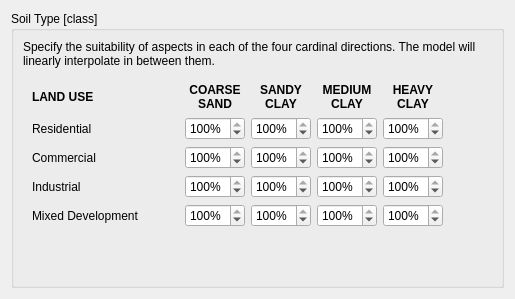
                      <widget class="QWidget" name="page_6">
                       <layout class="QVBoxLayout" name="verticalLayout_20">
                        <item>
                         <widget class="QGroupBox" name="soil_box">
                          <property name="title">
                           <string>Soil Type [class]</string>
                          </property>
                          <layout class="QVBoxLayout" name="verticalLayout_32">
                           <item>
                            <widget class="QLabel" name="soil_descr">
                             <property name="text">
                              <string>Specify the suitability of aspects in each of the four cardinal directions. The model will linearly interpolate in between them.</string>
                             </property>
                             <property name="wordWrap">
                              <bool>true</bool>
                             </property>
                            </widget>
                           </item>
                           <item>
                            <widget class="QWidget" name="soil_widget" native="true">
                             <layout class="QGridLayout" name="gridLayout_17">
                              <item row="2" column="5">
                               <widget class="QSpinBox" name="soil_res_heavyclay">
                                <property name="minimumSize">
                                 <size>
                                  <width>60</width>
                                  <height>0</height>
                                 </size>
                                </property>
                                <property name="maximumSize">
                                 <size>
                                  <width>60</width>
                                  <height>16777215</height>
                                 </size>
                                </property>
                                <property name="suffix">
                                 <string>%</string>
                                </property>
                                <property name="prefix">
                                 <string/>
                                </property>
                                <property name="maximum">
                                 <number>100</number>
                                </property>
                                <property name="singleStep">
                                 <number>1</number>
                                </property>
                                <property name="value">
                                 <number>100</number>
                                </property>
                               </widget>
                              </item>
                              <item row="3" column="2">
                               <widget class="QSpinBox" name="soil_com_sand">
                                <property name="minimumSize">
                                 <size>
                                  <width>60</width>
                                  <height>0</height>
                                 </size>
                                </property>
                                <property name="maximumSize">
                                 <size>
                                  <width>60</width>
                                  <height>16777215</height>
                                 </size>
                                </property>
                                <property name="suffix">
                                 <string>%</string>
                                </property>
                                <property name="prefix">
                                 <string/>
                                </property>
                                <property name="maximum">
                                 <number>100</number>
                                </property>
                                <property name="singleStep">
                                 <number>1</number>
                                </property>
                                <property name="value">
                                 <number>100</number>
                                </property>
                               </widget>
                              </item>
                              <item row="2" column="0">
                               <widget class="QLabel" name="soil_lbl1">
                                <property name="text">
                                 <string>Residential</string>
                                </property>
                               </widget>
                              </item>
                              <item row="3" column="3">
                               <widget class="QSpinBox" name="soil_com_sandclay">
                                <property name="minimumSize">
                                 <size>
                                  <width>60</width>
                                  <height>0</height>
                                 </size>
                                </property>
                                <property name="maximumSize">
                                 <size>
                                  <width>60</width>
                                  <height>16777215</height>
                                 </size>
                                </property>
                                <property name="suffix">
                                 <string>%</string>
                                </property>
                                <property name="prefix">
                                 <string/>
                                </property>
                                <property name="maximum">
                                 <number>100</number>
                                </property>
                                <property name="singleStep">
                                 <number>1</number>
                                </property>
                                <property name="value">
                                 <number>100</number>
                                </property>
                               </widget>
                              </item>
                              <item row="0" column="2" rowspan="2">
                               <widget class="QLabel" name="soil_header2">
                                <property name="text">
                                 <string>&lt;html&gt;&lt;head/&gt;&lt;body&gt;&lt;p align=&quot;center&quot;&gt;&lt;span style=&quot; font-weight:600;&quot;&gt;COARSE&lt;br/&gt;SAND&lt;/span&gt;&lt;/p&gt;&lt;/body&gt;&lt;/html&gt;</string>
                                </property>
                               </widget>
                              </item>
                              <item row="5" column="0">
                               <widget class="QLabel" name="soil_lbl4">
                                <property name="text">
                                 <string>Mixed Development</string>
                                </property>
                               </widget>
                              </item>
                              <item row="0" column="0" rowspan="2">
                               <widget class="QLabel" name="soil_header1">
                                <property name="text">
                                 <string>&lt;html&gt;&lt;head/&gt;&lt;body&gt;&lt;p&gt;&lt;span style=&quot; font-weight:600;&quot;&gt;LAND USE&lt;/span&gt;&lt;/p&gt;&lt;/body&gt;&lt;/html&gt;</string>
                                </property>
                               </widget>
                              </item>
                              <item row="2" column="3">
                               <widget class="QSpinBox" name="soil_res_sandclay">
                                <property name="minimumSize">
                                 <size>
                                  <width>60</width>
                                  <height>0</height>
                                 </size>
                                </property>
                                <property name="maximumSize">
                                 <size>
                                  <width>60</width>
                                  <height>16777215</height>
                                 </size>
                                </property>
                                <property name="suffix">
                                 <string>%</string>
                                </property>
                                <property name="prefix">
                                 <string/>
                                </property>
                                <property name="maximum">
                                 <number>100</number>
                                </property>
                                <property name="singleStep">
                                 <number>1</number>
                                </property>
                                <property name="value">
                                 <number>100</number>
                                </property>
                               </widget>
                              </item>
                              <item row="2" column="4">
                               <widget class="QSpinBox" name="soil_res_medclay">
                                <property name="minimumSize">
                                 <size>
                                  <width>60</width>
                                  <height>0</height>
                                 </size>
                                </property>
                                <property name="maximumSize">
                                 <size>
                                  <width>60</width>
                                  <height>16777215</height>
                                 </size>
                                </property>
                                <property name="suffix">
                                 <string>%</string>
                                </property>
                                <property name="prefix">
                                 <string/>
                                </property>
                                <property name="maximum">
                                 <number>100</number>
                                </property>
                                <property name="singleStep">
                                 <number>1</number>
                                </property>
                                <property name="value">
                                 <number>100</number>
                                </property>
                               </widget>
                              </item>
                              <item row="3" column="0">
                               <widget class="QLabel" name="soil_lbl2">
                                <property name="text">
                                 <string>Commercial</string>
                                </property>
                               </widget>
                              </item>
                              <item row="0" column="3" rowspan="2">
                               <widget class="QLabel" name="soil_header3">
                                <property name="text">
                                 <string>&lt;html&gt;&lt;head/&gt;&lt;body&gt;&lt;p align=&quot;center&quot;&gt;&lt;span style=&quot; font-weight:600;&quot;&gt;SANDY&lt;br/&gt;CLAY&lt;/span&gt;&lt;/p&gt;&lt;/body&gt;&lt;/html&gt;</string>
                                </property>
                               </widget>
                              </item>
                              <item row="0" column="5" rowspan="2">
                               <widget class="QLabel" name="soil_header5">
                                <property name="text">
                                 <string>&lt;html&gt;&lt;head/&gt;&lt;body&gt;&lt;p align=&quot;center&quot;&gt;&lt;span style=&quot; font-weight:600;&quot;&gt;HEAVY&lt;br/&gt;CLAY&lt;/span&gt;&lt;/p&gt;&lt;/body&gt;&lt;/html&gt;</string>
                                </property>
                               </widget>
                              </item>
                              <item row="2" column="2">
                               <widget class="QSpinBox" name="soil_res_sand">
                                <property name="minimumSize">
                                 <size>
                                  <width>60</width>
                                  <height>0</height>
                                 </size>
                                </property>
                                <property name="maximumSize">
                                 <size>
                                  <width>60</width>
                                  <height>16777215</height>
                                 </size>
                                </property>
                                <property name="suffix">
                                 <string>%</string>
                                </property>
                                <property name="prefix">
                                 <string/>
                                </property>
                                <property name="maximum">
                                 <number>100</number>
                                </property>
                                <property name="singleStep">
                                 <number>1</number>
                                </property>
                                <property name="value">
                                 <number>100</number>
                                </property>
                               </widget>
                              </item>
                              <item row="0" column="4" rowspan="2">
                               <widget class="QLabel" name="soil_header4">
                                <property name="text">
                                 <string>&lt;html&gt;&lt;head/&gt;&lt;body&gt;&lt;p align=&quot;center&quot;&gt;&lt;span style=&quot; font-weight:600;&quot;&gt;MEDIUM&lt;br/&gt;CLAY&lt;/span&gt;&lt;/p&gt;&lt;/body&gt;&lt;/html&gt;</string>
                                </property>
                               </widget>
                              </item>
                              <item row="4" column="0">
                               <widget class="QLabel" name="soil_lbl3">
                                <property name="text">
                                 <string>Industrial</string>
                                </property>
                               </widget>
                              </item>
                              <item row="5" column="5">
                               <widget class="QSpinBox" name="soil_orc_heavyclay">
                                <property name="minimumSize">
                                 <size>
                                  <width>60</width>
                                  <height>0</height>
                                 </size>
                                </property>
                                <property name="maximumSize">
                                 <size>
                                  <width>60</width>
                                  <height>16777215</height>
                                 </size>
                                </property>
                                <property name="suffix">
                                 <string>%</string>
                                </property>
                                <property name="prefix">
                                 <string/>
                                </property>
                                <property name="maximum">
                                 <number>100</number>
                                </property>
                                <property name="singleStep">
                                 <number>1</number>
                                </property>
                                <property name="value">
                                 <number>100</number>
                                </property>
                               </widget>
                              </item>
                              <item row="3" column="4">
                               <widget class="QSpinBox" name="soil_com_medclay">
                                <property name="minimumSize">
                                 <size>
                                  <width>60</width>
                                  <height>0</height>
                                 </size>
                                </property>
                                <property name="maximumSize">
                                 <size>
                                  <width>60</width>
                                  <height>16777215</height>
                                 </size>
                                </property>
                                <property name="suffix">
                                 <string>%</string>
                                </property>
                                <property name="prefix">
                                 <string/>
                                </property>
                                <property name="maximum">
                                 <number>100</number>
                                </property>
                                <property name="singleStep">
                                 <number>1</number>
                                </property>
                                <property name="value">
                                 <number>100</number>
                                </property>
                               </widget>
                              </item>
                              <item row="5" column="3">
                               <widget class="QSpinBox" name="soil_orc_sandclay">
                                <property name="minimumSize">
                                 <size>
                                  <width>60</width>
                                  <height>0</height>
                                 </size>
                                </property>
                                <property name="maximumSize">
                                 <size>
                                  <width>60</width>
                                  <height>16777215</height>
                                 </size>
                                </property>
                                <property name="suffix">
                                 <string>%</string>
                                </property>
                                <property name="prefix">
                                 <string/>
                                </property>
                                <property name="maximum">
                                 <number>100</number>
                                </property>
                                <property name="singleStep">
                                 <number>1</number>
                                </property>
                                <property name="value">
                                 <number>100</number>
                                </property>
                               </widget>
                              </item>
                              <item row="3" column="5">
                               <widget class="QSpinBox" name="soil_com_heavyclay">
                                <property name="minimumSize">
                                 <size>
                                  <width>60</width>
                                  <height>0</height>
                                 </size>
                                </property>
                                <property name="maximumSize">
                                 <size>
                                  <width>60</width>
                                  <height>16777215</height>
                                 </size>
                                </property>
                                <property name="suffix">
                                 <string>%</string>
                                </property>
                                <property name="prefix">
                                 <string/>
                                </property>
                                <property name="maximum">
                                 <number>100</number>
                                </property>
                                <property name="singleStep">
                                 <number>1</number>
                                </property>
                                <property name="value">
                                 <number>100</number>
                                </property>
                               </widget>
                              </item>
                              <item row="5" column="4">
                               <widget class="QSpinBox" name="soil_orc_medclay">
                                <property name="minimumSize">
                                 <size>
                                  <width>60</width>
                                  <height>0</height>
                                 </size>
                                </property>
                                <property name="maximumSize">
                                 <size>
                                  <width>60</width>
                                  <height>16777215</height>
                                 </size>
                                </property>
                                <property name="suffix">
                                 <string>%</string>
                                </property>
                                <property name="prefix">
                                 <string/>
                                </property>
                                <property name="maximum">
                                 <number>100</number>
                                </property>
                                <property name="singleStep">
                                 <number>1</number>
                                </property>
                                <property name="value">
                                 <number>100</number>
                                </property>
                               </widget>
                              </item>
                              <item row="5" column="2">
                               <widget class="QSpinBox" name="soil_orc_sand">
                                <property name="minimumSize">
                                 <size>
                                  <width>60</width>
                                  <height>0</height>
                                 </size>
                                </property>
                                <property name="maximumSize">
                                 <size>
                                  <width>60</width>
                                  <height>16777215</height>
                                 </size>
                                </property>
                                <property name="suffix">
                                 <string>%</string>
                                </property>
                                <property name="prefix">
                                 <string/>
                                </property>
                                <property name="maximum">
                                 <number>100</number>
                                </property>
                                <property name="singleStep">
                                 <number>1</number>
                                </property>
                                <property name="value">
                                 <number>100</number>
                                </property>
                               </widget>
                              </item>
                              <item row="4" column="5">
                               <widget class="QSpinBox" name="soil_ind_heavyclay">
                                <property name="minimumSize">
                                 <size>
                                  <width>60</width>
                                  <height>0</height>
                                 </size>
                                </property>
                                <property name="maximumSize">
                                 <size>
                                  <width>60</width>
                                  <height>16777215</height>
                                 </size>
                                </property>
                                <property name="suffix">
                                 <string>%</string>
                                </property>
                                <property name="prefix">
                                 <string/>
                                </property>
                                <property name="maximum">
                                 <number>100</number>
                                </property>
                                <property name="singleStep">
                                 <number>1</number>
                                </property>
                                <property name="value">
                                 <number>100</number>
                                </property>
                               </widget>
                              </item>
                              <item row="4" column="4">
                               <widget class="QSpinBox" name="soil_ind_medclay">
                                <property name="minimumSize">
                                 <size>
                                  <width>60</width>
                                  <height>0</height>
                                 </size>
                                </property>
                                <property name="maximumSize">
                                 <size>
                                  <width>60</width>
                                  <height>16777215</height>
                                 </size>
                                </property>
                                <property name="suffix">
                                 <string>%</string>
                                </property>
                                <property name="prefix">
                                 <string/>
                                </property>
                                <property name="maximum">
                                 <number>100</number>
                                </property>
                                <property name="singleStep">
                                 <number>1</number>
                                </property>
                                <property name="value">
                                 <number>100</number>
                                </property>
                               </widget>
                              </item>
                              <item row="4" column="3">
                               <widget class="QSpinBox" name="soil_ind_sandclay">
                                <property name="minimumSize">
                                 <size>
                                  <width>60</width>
                                  <height>0</height>
                                 </size>
                                </property>
                                <property name="maximumSize">
                                 <size>
                                  <width>60</width>
                                  <height>16777215</height>
                                 </size>
                                </property>
                                <property name="suffix">
                                 <string>%</string>
                                </property>
                                <property name="prefix">
                                 <string/>
                                </property>
                                <property name="maximum">
                                 <number>100</number>
                                </property>
                                <property name="singleStep">
                                 <number>1</number>
                                </property>
                                <property name="value">
                                 <number>100</number>
                                </property>
                               </widget>
                              </item>
                              <item row="4" column="2">
                               <widget class="QSpinBox" name="soil_ind_sand">
                                <property name="minimumSize">
                                 <size>
                                  <width>60</width>
                                  <height>0</height>
                                 </size>
                                </property>
                                <property name="maximumSize">
                                 <size>
                                  <width>60</width>
                                  <height>16777215</height>
                                 </size>
                                </property>
                                <property name="suffix">
                                 <string>%</string>
                                </property>
                                <property name="prefix">
                                 <string/>
                                </property>
                                <property name="maximum">
                                 <number>100</number>
                                </property>
                                <property name="singleStep">
                                 <number>1</number>
                                </property>
                                <property name="value">
                                 <number>100</number>
                                </property>
                               </widget>
                              </item>
                              <item row="2" column="6">
                               <spacer name="horizontalSpacer_18">
                                <property name="orientation">
                                 <enum>Qt::Horizontal</enum>
                                </property>
                                <property name="sizeHint" stdset="0">
                                 <size>
                                  <width>40</width>
                                  <height>20</height>
                                 </size>
                                </property>
                               </spacer>
                              </item>
                              <item row="2" column="1">
                               <spacer name="horizontalSpacer_19">
                                <property name="orientation">
                                 <enum>Qt::Horizontal</enum>
                                </property>
                                <property name="sizeHint" stdset="0">
                                 <size>
                                  <width>40</width>
                                  <height>20</height>
                                 </size>
                                </property>
                               </spacer>
                              </item>
                             </layout>
                            </widget>
                           </item>
                           <item>
                            <spacer name="verticalSpacer_4">
                             <property name="orientation">
                              <enum>Qt::Vertical</enum>
                             </property>
                             <property name="sizeHint" stdset="0">
                              <size>
                               <width>20</width>
                               <height>40</height>
                              </size>
                             </property>
                            </spacer>
                           </item>
                          </layout>
                         </widget>
                        </item>
                       </layout>
                      </widget>
